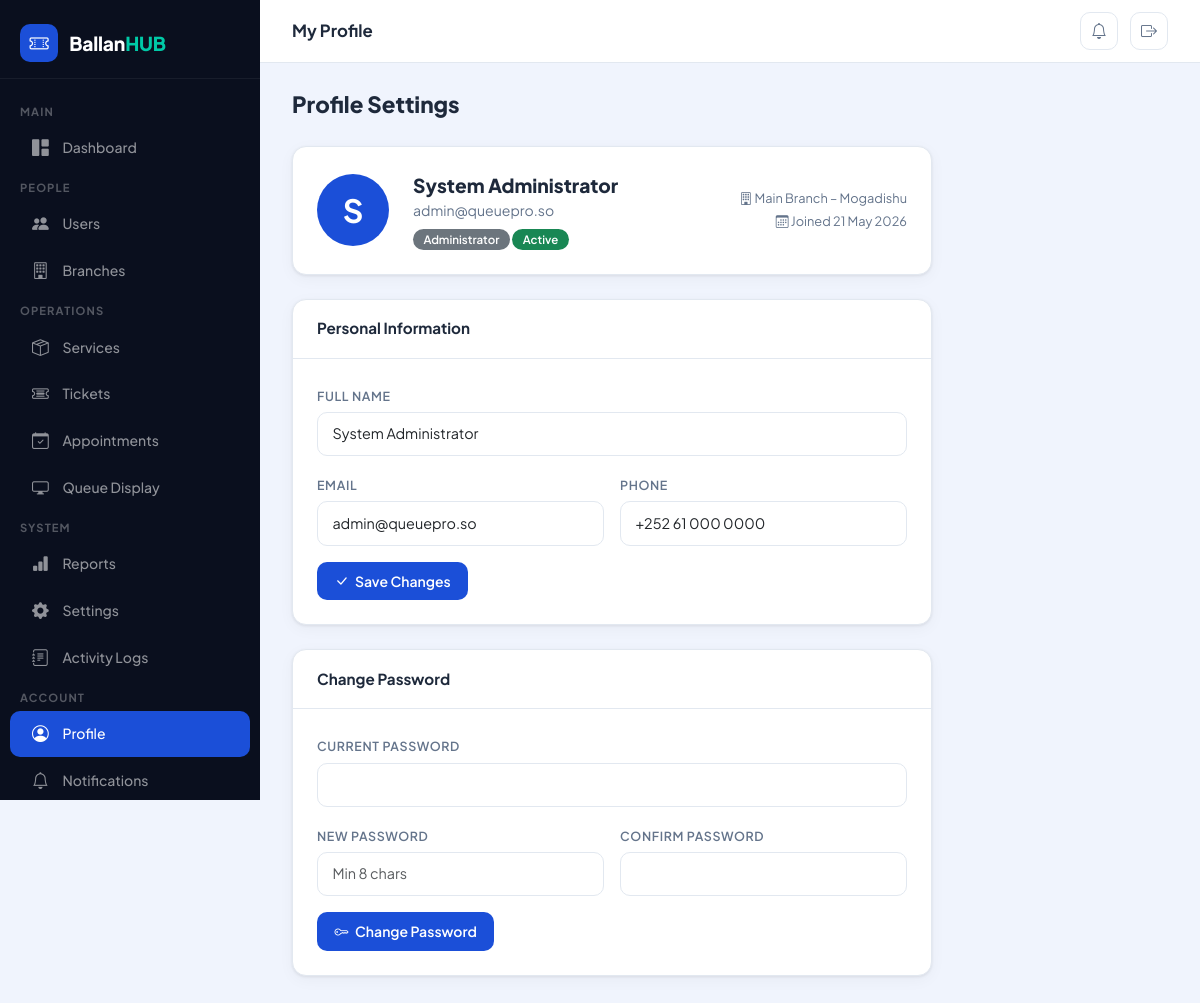
The app's page /profile.php (signed in) with its own data.
### tables this page shows
CREATE TABLE `users` (
  `id` INT UNSIGNED NOT NULL AUTO_INCREMENT,
  `branch_id` INT UNSIGNED,
  `role_id` INT UNSIGNED NOT NULL DEFAULT 3,
  `full_name` VARCHAR(150) NOT NULL,
  `email` VARCHAR(200) NOT NULL UNIQUE,
  `phone` VARCHAR(30),
  `password_hash` VARCHAR(255) NOT NULL,
  `avatar` VARCHAR(255),
  `status` ENUM('active','inactive','blocked') DEFAULT 'active',
  `email_verified_at` TIMESTAMP NULL,
  `remember_token` VARCHAR(100),
  `reset_token` VARCHAR(100),
  `reset_token_expires` DATETIME,
  `last_login` DATETIME,
  `created_at` TIMESTAMP DEFAULT CURRENT_TIMESTAMP,
  `updated_at` TIMESTAMP DEFAULT CURRENT_TIMESTAMP ON UPDATE CURRENT_TIMESTAMP,
  PRIMARY KEY (`id`),
  FOREIGN KEY (`branch_id`) REFERENCES `branches`(`id`) ON DELETE SET NULL,
  FOREIGN KEY (`role_id`) REFERENCES `roles`(`id`) ON DELETE RESTRICT,
  INDEX `idx_email` (`email`),
  INDEX `idx_status` (`status`),
  INDEX `idx_role` (`role_id`)
);

CREATE TABLE `roles` (
  `id` INT UNSIGNED NOT NULL AUTO_INCREMENT,
  `name` VARCHAR(50) NOT NULL UNIQUE,
  `display_name` VARCHAR(100) NOT NULL,
  `description` TEXT,
  `created_at` TIMESTAMP DEFAULT CURRENT_TIMESTAMP,
  PRIMARY KEY (`id`)
);

CREATE TABLE `branches` (
  `id` INT UNSIGNED NOT NULL AUTO_INCREMENT,
  `name` VARCHAR(150) NOT NULL,
  `address` TEXT,
  `phone` VARCHAR(30),
  `email` VARCHAR(150),
  `city` VARCHAR(100),
  `country` VARCHAR(100) DEFAULT 'Somalia',
  `status` ENUM('active','inactive') DEFAULT 'active',
  `created_at` TIMESTAMP DEFAULT CURRENT_TIMESTAMP,
  `updated_at` TIMESTAMP DEFAULT CURRENT_TIMESTAMP ON UPDATE CURRENT_TIMESTAMP,
  PRIMARY KEY (`id`),
  INDEX `idx_status` (`status`)
);

### helpers/auth.php (called while the page is built, shortened)
<?php
function isLoggedIn(): bool {
    return !empty($_SESSION['user_id']);
}
function currentUser(): ?array {
    static $user = null;
    if ($user === null) {
        $stmt = db()->prepare(
            "SELECT u.*, r.name AS role_name, r.display_name AS role_display,
                    b.name AS branch_name
             FROM users u
             JOIN roles r ON r.id = u.role_id
             LEFT JOIN branches b ON b.id = u.branch_id
             WHERE u.id = ?"
        );
        $stmt->execute([$_SESSION['user_id']]);
        $user = $stmt->fetch() ?: null;
    }
    return $user;
}

### config/database.php (called while the page is built, shortened)
<?php
class Database {
    private static ?PDO $instance = null;
    public static function getInstance(): PDO {
        if (self::$instance === null) {
            $dsn = sprintf(
                'mysql:host=%s;port=%s;dbname=%s;charset=%s',
                DB_HOST, DB_PORT, DB_NAME, DB_CHARSET
            );
            $options = [
                PDO::ATTR_ERRMODE            => PDO::ERRMODE_EXCEPTION,
                PDO::ATTR_DEFAULT_FETCH_MODE => PDO::FETCH_ASSOC,
                PDO::ATTR_EMULATE_PREPARES   => false,
                PDO::MYSQL_ATTR_INIT_COMMAND => "SET NAMES utf8mb4 COLLATE utf8mb4_unicode_ci",
            ];
            try {
                self::$instance = new PDO($dsn, DB_USER, DB_PASS, $options);
            } catch (PDOException $e) {
                http_response_code(500);
                die(json_encode(['error' => 'Database connection failed: ' . $e->getMessage()]));
            }
        }
        return self::$instance;
    }
}
function db(): PDO {
    return Database::getInstance();
}

### profile.php (the view, shortened to what this page needs)
<?php
$user = currentUser();
require_once __DIR__ . '/views/partials/header.php';
?>
<div style="max-width:640px">
  <h1 style="font-size:1.4rem;font-weight:800;margin-bottom:1.75rem">Profile Settings</h1>
  <div class="panel" style="margin-bottom:1.5rem">
    <div class="panel-body" style="display:flex;align-items:center;gap:1.5rem">
      <div style="width:72px;height:72px;background:var(--brand);border-radius:50%;
                  display:grid;place-items:center;color:#fff;font-size:2rem;font-weight:700;flex-shrink:0">
        <?= strtoupper(substr($user['full_name'],0,1)) ?>
      </div>
      <div>
        <div style="font-size:1.2rem;font-weight:800"><?= e($user['full_name']) ?></div>
        <div style="color:var(--muted);font-size:.88rem"><?= e($user['email']) ?></div>
        <div style="margin-top:.3rem">
          <span class="badge bg-secondary"><?= e($user['role_display']) ?></span>
          <?= statusBadge($user['status']) ?>
        </div>
      </div>
      <div style="margin-left:auto;text-align:right;font-size:.8rem;color:var(--muted)">
        <div><i class="bi bi-building"></i> <?= e($user['branch_name'] ?? 'N/A') ?></div>
        <div style="margin-top:.25rem"><i class="bi bi-calendar3"></i> Joined <?= date('d M Y', strtotime($user['created_at'])) ?></div>
      </div>
    </div>
  </div>
  <div class="panel" style="margin-bottom:1.5rem">
    <div class="panel-header"><span class="panel-title">Personal Information</span></div>
    <div class="panel-body">
      <form method="POST">
        <div class="row g-3">
          <div class="col-12">
            <label class="form-label">Full Name</label>
            <input type="text" name="full_name" class="form-control" value="<?= e($user['full_name']) ?>" required>
          </div>
          <div class="col-md-6">
            <label class="form-label">Email</label>
            <input type="email" name="email" class="form-control" value="<?= e($user['email']) ?>" required>
          </div>
          <div class="col-md-6">
            <label class="form-label">Phone</label>
            <input type="tel" name="phone" class="form-control" value="<?= e($user['phone'] ?? '') ?>">
          </div>
          <div class="col-12">
            <button type="submit" class="btn-brand"><i class="bi bi-check-lg"></i> Save Changes</button>
          </div>
        </div>
      </form>
    </div>
  </div>
  <div class="panel">
    <div class="panel-header"><span class="panel-title">Change Password</span></div>
    <div class="panel-body">
      <form method="POST">
        <div class="row g-3">
          <div class="col-12">
            <label class="form-label">Current Password</label>
            <input type="password" name="current_password" class="form-control" required>
          </div>
          <div class="col-md-6">
            <label class="form-label">New Password</label>
            <input type="password" name="new_password" class="form-control" placeholder="Min 8 chars" required>
          </div>
          <div class="col-md-6">
            <label class="form-label">Confirm Password</label>
            <input type="password" name="confirm_password" class="form-control" required>
          </div>
          <div class="col-12">
            <button type="submit" class="btn-brand"><i class="bi bi-key"></i> Change Password</button>
          </div>
        </div>
      </form>
    </div>
  </div>
</div>
<?php require_once __DIR__ . '/views/partials/footer.php'; ?>

### views/partials/header.php (style rules this page uses)
:root { --brand: #1B4FD8; --brand-dk: #1239a3; --brand-lt: #dbeafe; --accent: #00C9A7; --danger: #ef4444; --warning: #f59e0b; --success: #10b981; --bg: #F0F4FD; --surface: #FFFFFF; --sidebar-bg: #0A0F1E; --sidebar-w: 260px; --text: #1e293b; --muted: #64748b; --border: #e2e8f0; --radius: 14px; --shadow: 0 1px 3px rgba(0,0,0,.08), 0 4px 16px rgba(0,0,0,.04); }
*, *::before, *::after { box-sizing: border-box; }
body { font-family: 'Plus Jakarta Sans', sans-serif; background: var(--bg); color: var(--text); margin: 0; display: flex; }
.panel { background: var(--surface); border-radius: var(--radius); border: 1px solid var(--border); box-shadow: var(--shadow); margin-bottom: 1.5rem; }
.panel-header { display: flex; align-items: center; justify-content: space-between; padding: 1.1rem 1.5rem; border-bottom: 1px solid var(--border); }
.panel-title { font-size: .95rem; font-weight: 700; }
.panel-body { padding: 1.5rem; }
.form-label { font-size: .78rem; font-weight: 600; color: var(--muted); text-transform: uppercase; letter-spacing: .05em; margin-bottom: .4rem; }
.form-control, .form-select { font-family: inherit; font-size: .9rem; border: 1.5px solid var(--border); border-radius: 10px; padding: .65rem .9rem; transition: border-color .2s, box-shadow .2s; }
.btn-brand { background: var(--brand); color: #fff; border: none; border-radius: 10px; font-family: inherit; font-weight: 600; font-size: .875rem; padding: .55rem 1.1rem; cursor: pointer; transition: background .2s; display: inline-flex; align-items: center; gap: .4rem; text-decoration: none; }
.badge { font-size: .72rem; font-weight: 600; padding: .3rem .65rem; border-radius: 20px; white-space: nowrap; }

### records on screen
users: full_name "S", full_name "System Administrator", email "admin@queuepro.so", role.display_name "Administrator", branch.name "Main Branch – Mogadishu", created_at "21 May 2026", phone "+252 61 000 0000"

### other values on screen
$pageTitle "My Profile"
$label "Active"
